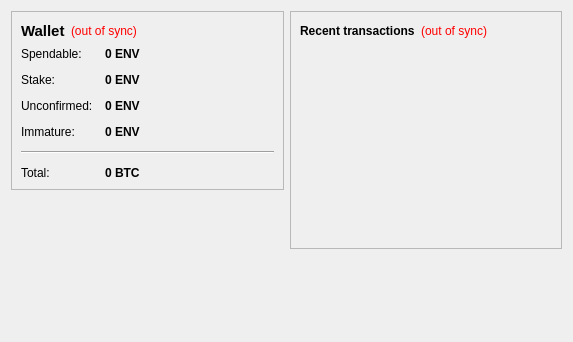
<?xml version="1.0" encoding="UTF-8"?>
<ui version="4.0">
 <class>OverviewPage</class>
 <widget class="QWidget" name="OverviewPage">
  <property name="geometry">
   <rect>
    <x>0</x>
    <y>0</y>
    <width>573</width>
    <height>342</height>
   </rect>
  </property>
  <property name="windowTitle">
   <string>Form</string>
  </property>
  <layout class="QHBoxLayout" name="horizontalLayout" stretch="1,1">
   <item>
    <layout class="QVBoxLayout" name="verticalLayout_2">
     <item>
      <widget class="QFrame" name="frame">
       <property name="frameShape">
        <enum>QFrame::StyledPanel</enum>
       </property>
       <property name="frameShadow">
        <enum>QFrame::Raised</enum>
       </property>
       <layout class="QVBoxLayout" name="verticalLayout_4">
        <item>
         <layout class="QHBoxLayout" name="horizontalLayout_4">
          <item>
           <widget class="QLabel" name="label_5">
            <property name="font">
             <font>
              <pointsize>11</pointsize>
              <weight>75</weight>
              <bold>true</bold>
             </font>
            </property>
            <property name="text">
             <string>Wallet</string>
            </property>
           </widget>
          </item>
          <item>
           <widget class="QLabel" name="labelWalletStatus">
            <property name="toolTip">
             <string>The displayed information may be out of date. Your wallet automatically synchronizes with the Environ network after a connection is established, but this process has not completed yet.</string>
            </property>
            <property name="styleSheet">
             <string notr="true">QLabel { color: red; }</string>
            </property>
            <property name="text">
             <string notr="true">(out of sync)</string>
            </property>
            <property name="alignment">
             <set>Qt::AlignLeading|Qt::AlignLeft|Qt::AlignVCenter</set>
            </property>
           </widget>
          </item>
          <item>
           <spacer name="horizontalSpacer_2">
            <property name="orientation">
             <enum>Qt::Horizontal</enum>
            </property>
            <property name="sizeHint" stdset="0">
             <size>
              <width>40</width>
              <height>20</height>
             </size>
            </property>
           </spacer>
          </item>
         </layout>
        </item>
        <item>
         <layout class="QFormLayout" name="formLayout_2">
          <property name="fieldGrowthPolicy">
           <enum>QFormLayout::AllNonFixedFieldsGrow</enum>
          </property>
          <property name="horizontalSpacing">
           <number>12</number>
          </property>
          <property name="verticalSpacing">
           <number>12</number>
          </property>
          <item row="0" column="0">
           <widget class="QLabel" name="label">
            <property name="text">
             <string>Spendable:</string>
            </property>
           </widget>
          </item>
          <item row="0" column="1">
           <widget class="QLabel" name="labelBalance">
            <property name="font">
             <font>
              <weight>75</weight>
              <bold>true</bold>
             </font>
            </property>
            <property name="cursor">
             <cursorShape>IBeamCursor</cursorShape>
            </property>
            <property name="toolTip">
             <string>Your current spendable balance</string>
            </property>
            <property name="text">
             <string notr="true">0 ENV</string>
            </property>
            <property name="textInteractionFlags">
             <set>Qt::LinksAccessibleByMouse|Qt::TextSelectableByKeyboard|Qt::TextSelectableByMouse</set>
            </property>
           </widget>
          </item>
          <item row="1" column="0">
           <widget class="QLabel" name="label_6">
            <property name="text">
             <string>Stake:</string>
            </property>
           </widget>
          </item>
          <item row="1" column="1">
           <widget class="QLabel" name="labelStake">
            <property name="font">
             <font>
              <weight>75</weight>
              <bold>true</bold>
             </font>
            </property>
            <property name="cursor">
             <cursorShape>IBeamCursor</cursorShape>
            </property>
            <property name="toolTip">
             <string>Total of coins that was staked, and do not yet count toward the current balance</string>
            </property>
            <property name="text">
             <string notr="true">0 ENV</string>
            </property>
            <property name="textInteractionFlags">
             <set>Qt::LinksAccessibleByMouse|Qt::TextSelectableByKeyboard|Qt::TextSelectableByMouse</set>
            </property>
           </widget>
          </item>
          <item row="2" column="0">
           <widget class="QLabel" name="label_3">
            <property name="text">
             <string>Unconfirmed:</string>
            </property>
           </widget>
          </item>
          <item row="2" column="1">
           <widget class="QLabel" name="labelUnconfirmed">
            <property name="font">
             <font>
              <weight>75</weight>
              <bold>true</bold>
             </font>
            </property>
            <property name="cursor">
             <cursorShape>IBeamCursor</cursorShape>
            </property>
            <property name="toolTip">
             <string>Total of transactions that have yet to be confirmed, and do not yet count toward the current balance</string>
            </property>
            <property name="text">
             <string notr="true">0 ENV</string>
            </property>
            <property name="textInteractionFlags">
             <set>Qt::LinksAccessibleByMouse|Qt::TextSelectableByKeyboard|Qt::TextSelectableByMouse</set>
            </property>
           </widget>
          </item>
          <item row="3" column="0">
           <widget class="QLabel" name="labelImmatureText">
            <property name="text">
             <string>Immature:</string>
            </property>
           </widget>
          </item>
          <item row="3" column="1">
           <widget class="QLabel" name="labelImmature">
            <property name="font">
             <font>
              <weight>75</weight>
              <bold>true</bold>
             </font>
            </property>
            <property name="toolTip">
             <string>Mined balance that has not yet matured</string>
            </property>
            <property name="text">
             <string notr="true">0 ENV</string>
            </property>
            <property name="textInteractionFlags">
             <set>Qt::LinksAccessibleByMouse|Qt::TextSelectableByKeyboard|Qt::TextSelectableByMouse</set>
            </property>
           </widget>
          </item>
          <item row="4" column="0" colspan="2">
           <widget class="Line" name="line">
            <property name="orientation">
             <enum>Qt::Horizontal</enum>
            </property>
           </widget>
          </item>
          <item row="5" column="0">
           <widget class="QLabel" name="labelTotalText">
            <property name="text">
             <string>Total:</string>
            </property>
           </widget>
          </item>
          <item row="5" column="1">
           <widget class="QLabel" name="labelTotal">
            <property name="font">
             <font>
              <weight>75</weight>
              <bold>true</bold>
             </font>
            </property>
            <property name="cursor">
             <cursorShape>IBeamCursor</cursorShape>
            </property>
            <property name="toolTip">
             <string>Your current total balance</string>
            </property>
            <property name="text">
             <string notr="true">0 BTC</string>
            </property>
            <property name="textInteractionFlags">
             <set>Qt::LinksAccessibleByMouse|Qt::TextSelectableByKeyboard|Qt::TextSelectableByMouse</set>
            </property>
           </widget>
          </item>
         </layout>
        </item>
       </layout>
      </widget>
     </item>
     <item>
      <spacer name="verticalSpacer">
       <property name="orientation">
        <enum>Qt::Vertical</enum>
       </property>
       <property name="sizeHint" stdset="0">
        <size>
         <width>20</width>
         <height>40</height>
        </size>
       </property>
      </spacer>
     </item>
    </layout>
   </item>
   <item>
    <layout class="QVBoxLayout" name="verticalLayout_3">
     <item>
      <widget class="QFrame" name="frame_2">
       <property name="frameShape">
        <enum>QFrame::StyledPanel</enum>
       </property>
       <property name="frameShadow">
        <enum>QFrame::Raised</enum>
       </property>
       <layout class="QVBoxLayout" name="verticalLayout">
        <item>
         <layout class="QHBoxLayout" name="horizontalLayout_2">
          <item>
           <widget class="QLabel" name="label_4">
            <property name="text">
             <string>&lt;b&gt;Recent transactions&lt;/b&gt;</string>
            </property>
           </widget>
          </item>
          <item>
           <widget class="QLabel" name="labelTransactionsStatus">
            <property name="toolTip">
             <string>The displayed information may be out of date. Your wallet automatically synchronizes with the Environ network after a connection is established, but this process has not completed yet.</string>
            </property>
            <property name="styleSheet">
             <string notr="true">QLabel { color: red; }</string>
            </property>
            <property name="text">
             <string notr="true">(out of sync)</string>
            </property>
            <property name="alignment">
             <set>Qt::AlignRight|Qt::AlignTrailing|Qt::AlignVCenter</set>
            </property>
           </widget>
          </item>
          <item>
           <spacer name="horizontalSpacer">
            <property name="orientation">
             <enum>Qt::Horizontal</enum>
            </property>
            <property name="sizeHint" stdset="0">
             <size>
              <width>40</width>
              <height>20</height>
             </size>
            </property>
           </spacer>
          </item>
         </layout>
        </item>
        <item>
         <widget class="QListView" name="listTransactions">
          <property name="styleSheet">
           <string notr="true">QListView { background: transparent; }</string>
          </property>
          <property name="frameShape">
           <enum>QFrame::NoFrame</enum>
          </property>
          <property name="verticalScrollBarPolicy">
           <enum>Qt::ScrollBarAlwaysOff</enum>
          </property>
          <property name="horizontalScrollBarPolicy">
           <enum>Qt::ScrollBarAlwaysOff</enum>
          </property>
          <property name="selectionMode">
           <enum>QAbstractItemView::NoSelection</enum>
          </property>
         </widget>
        </item>
       </layout>
      </widget>
     </item>
     <item>
      <spacer name="verticalSpacer_2">
       <property name="orientation">
        <enum>Qt::Vertical</enum>
       </property>
       <property name="sizeHint" stdset="0">
        <size>
         <width>20</width>
         <height>40</height>
        </size>
       </property>
      </spacer>
     </item>
    </layout>
   </item>
  </layout>
 </widget>
 <resources/>
 <connections/>
</ui>
